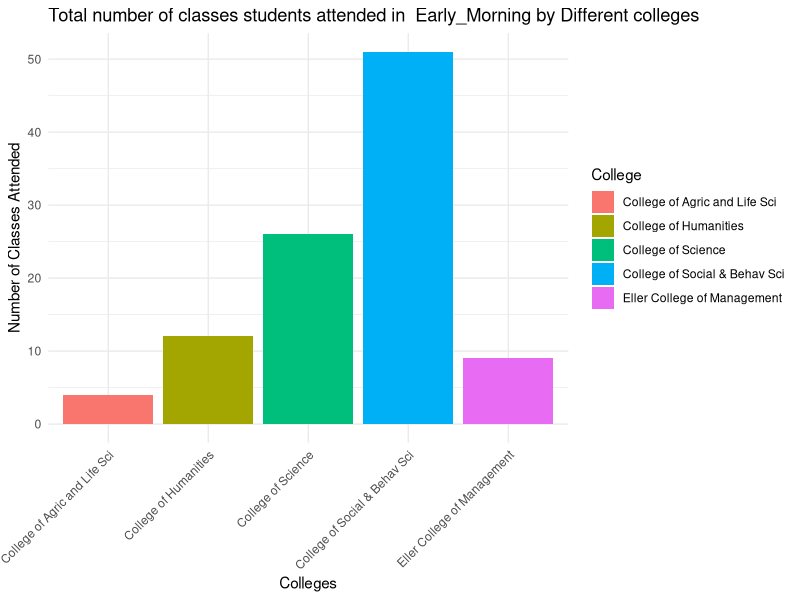
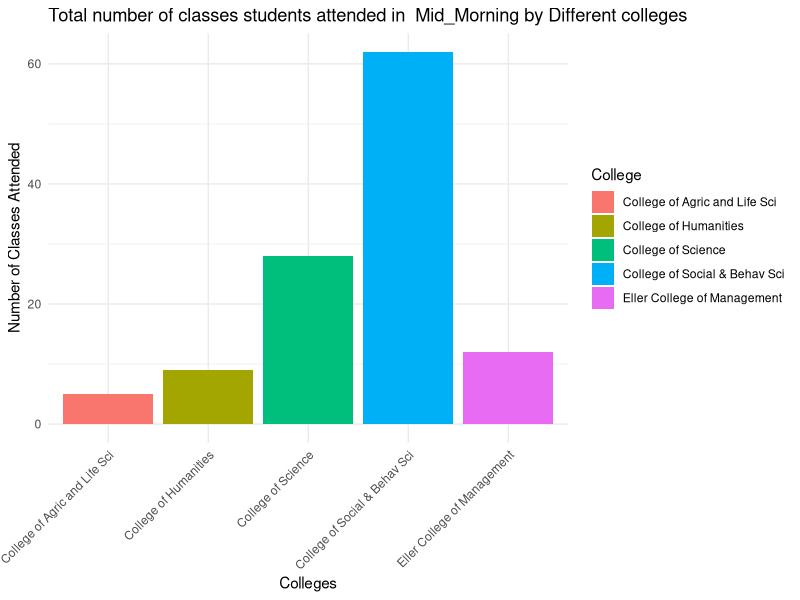
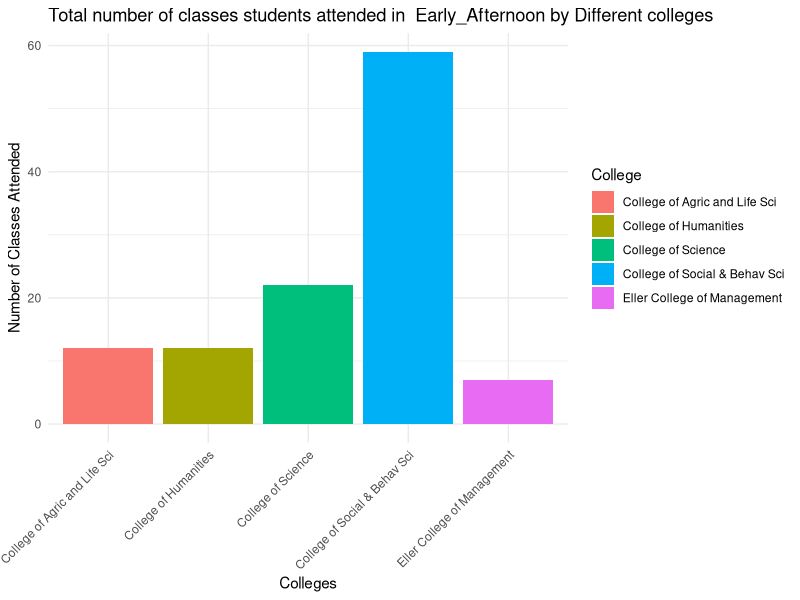
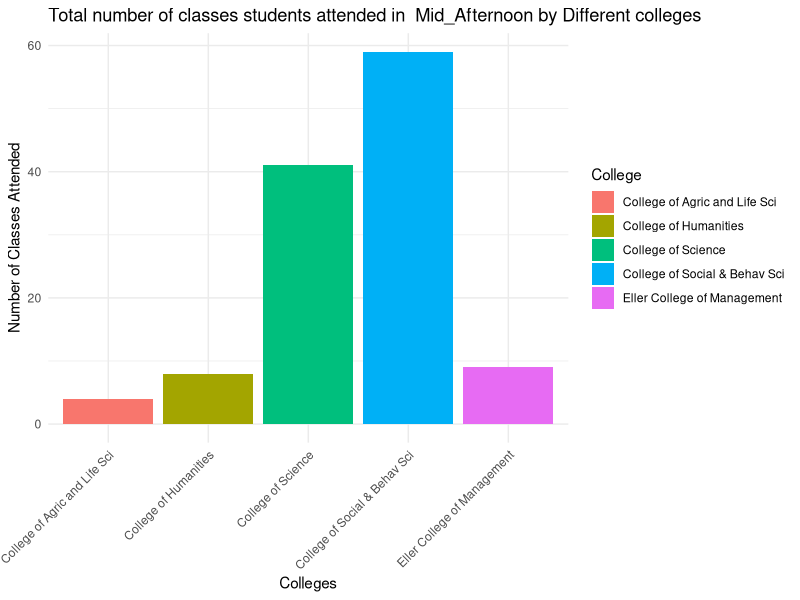
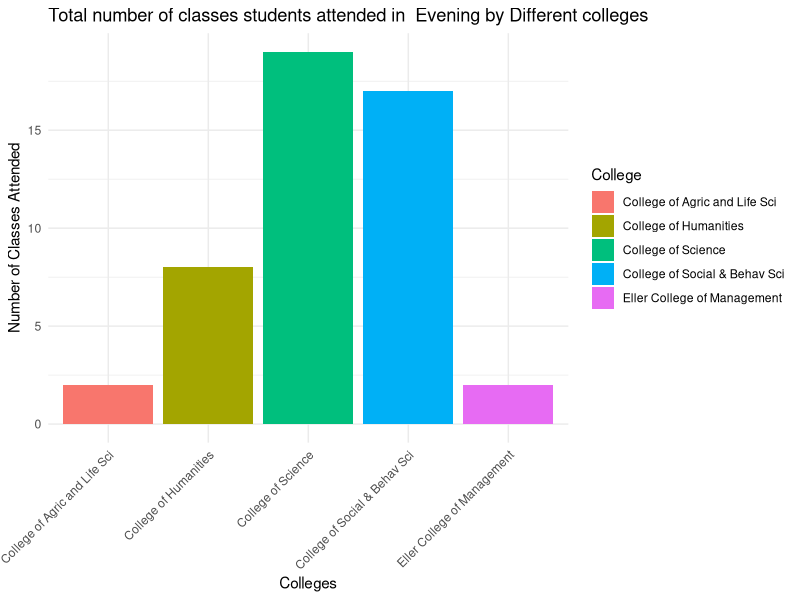
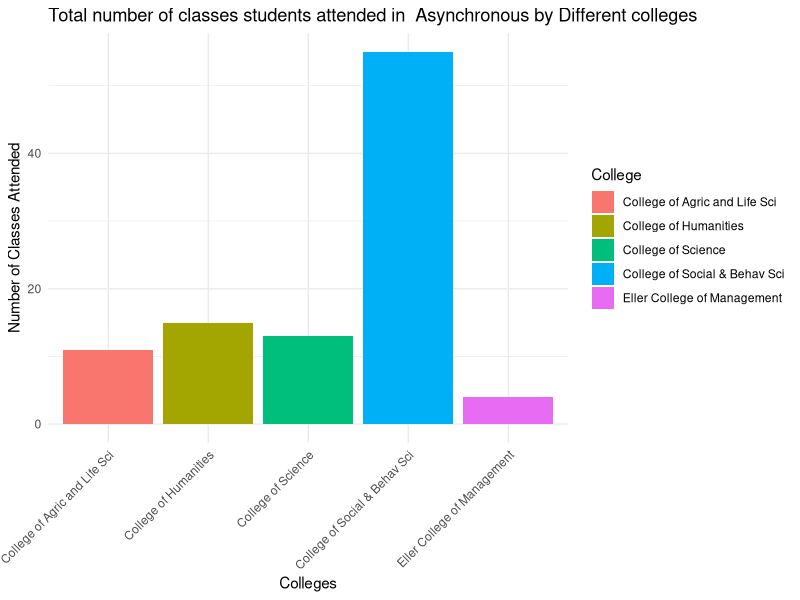
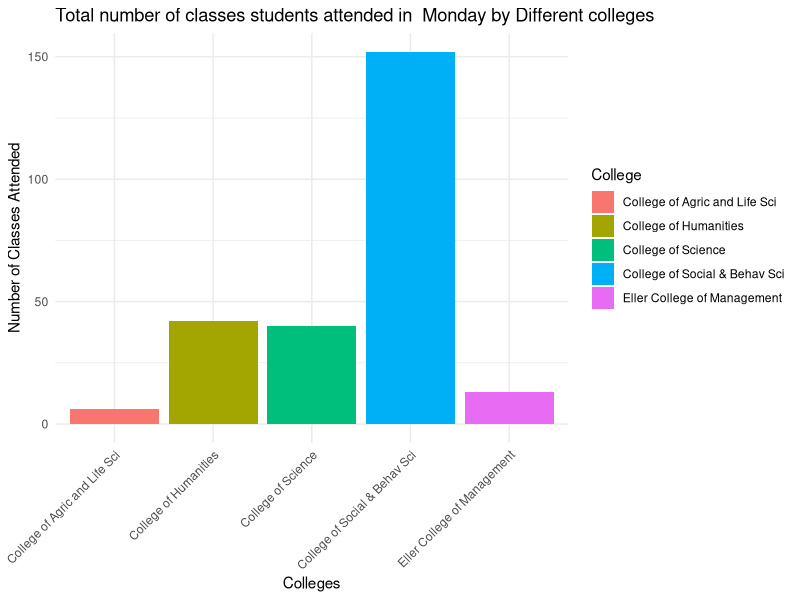
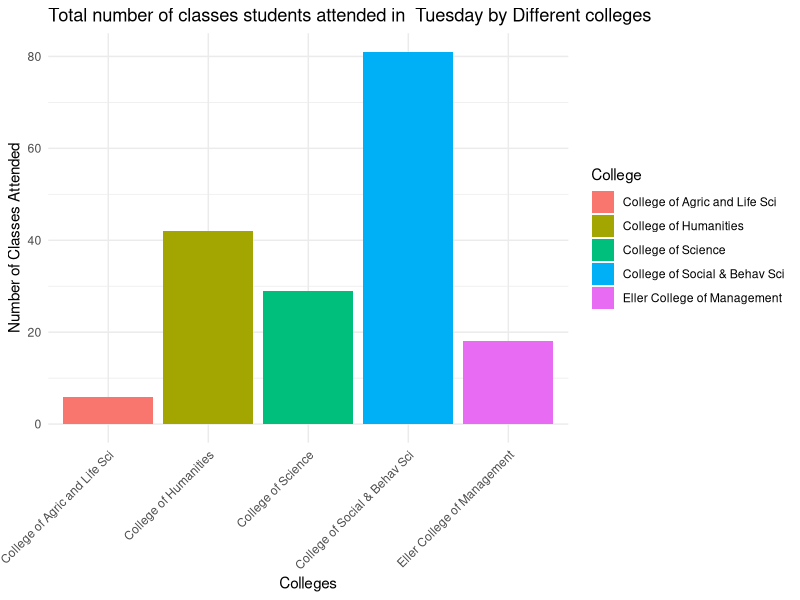

Here is the R script that generated these plots, in order:
## ---- chunk 1
#| label: load-pkgs
#| message: false

suppressWarnings(library(tidyverse))
library(knitr)
library(lubridate)
library(ggplot2)
## ---- chunk 2

# set working directory
#setwd("C:/Users/krist/OneDrive/Documents/R/project-final-The-Null-Wranglers")

# read in data
study_data <- read.csv("data/study_data.csv")
summary(study_data)
## ---- chunk 3
# How time affects classes (columns AH to AM) for different colleges? - Anjani

# Filter the data for the specified colleges
selected_colleges <- c("College of Agric and Life Sci", "College of Social & Behav Sci", "Eller College of Management", "College of Humanities", "College of Science")
filtered_data <- study_data[study_data$College %in% selected_colleges, ]

# Create separate plots for each time slot
time_slots <- c("Early_Morning", "Mid_Morning", "Early_Afternoon", "Mid_Afternoon", "Evening", "Asynchronous")

plots_list <- lapply(time_slots, function(slot) {
  ggplot(filtered_data, aes_string(x = "College", y = slot, fill = "College")) +
    geom_bar(stat = "identity", position = "dodge") +
    labs(title = paste("Total number of classes students attended in ", slot, "by Different colleges"),
         x = "Colleges", y = "Number of Classes Attended") +
    theme_minimal() +
    theme(axis.text.x = element_text(angle = 45, hjust = 1))
})

# Print individual plots
for (i in seq_along(plots_list)) {
  print(plots_list[[i]])
}
## ---- chunk 4
# Total number of classes per week (AN to AT) in different colleges - Anjani

# Filter the data for the specified colleges
selected_colleges <- c("College of Agric and Life Sci", "College of Social & Behav Sci", "Eller College of Management", "College of Humanities", "College of Science")
filtered_data <- study_data[study_data$College %in% selected_colleges, ]

# Create separate plots for each time slot
time_slots <- c("Monday", "Tuesday", "Wednesday", "Thursday", "Friday") #there were no classes in Saturdays and Sundays, so I removed them from the list

plots_list <- lapply(time_slots, function(slot) {
  ggplot(filtered_data, aes_string(x = "College", y = slot, fill = "College")) +
    geom_bar(stat = "identity", position = "dodge") +
    labs(title = paste("Total number of classes students attended in ", slot, "by Different colleges"),
         x = "Colleges", y = "Number of Classes Attended") +
    theme_minimal() +
    theme(axis.text.x = element_text(angle = 45, hjust = 1))
})

# Print individual plots
for (i in seq_along(plots_list)) {
  print(plots_list[[i]])
}
## ---- chunk 5
# Mean Number of students enrolled in in-person vs online vs … (BC to BH) for different colleges - Utkarsha


# Filter the data for the specified colleges
selected_colleges <- c("College of Agric and Life Sci", "College of Social & Behav Sci", "Eller College of Management", "College of Humanities", "College of Science")
filtered_data <- study_data[study_data$College %in% selected_colleges, ]

# Create separate plots for each time slot
time_slots <- c("In_Person", "Full_Online", "IntractTV", "Hybrid", "Live_Online", "Reg_Session") 

plots_list <- lapply(time_slots, function(slot) {
  ggplot(filtered_data, aes_string(x = "College", y = slot, fill = "College")) +
    geom_bar(stat = "identity", position = "dodge") +
    labs(title = paste("Total number of classes students attended in ", slot, "by Different colleges"),
         x = "Colleges", y = "Number of Classes Attended") +
    theme_minimal() +
    theme(axis.text.x = element_text(angle = 45, hjust = 1))
})

# Print individual plots
for (i in seq_along(plots_list)) {
  print(plots_list[[i]])
}
